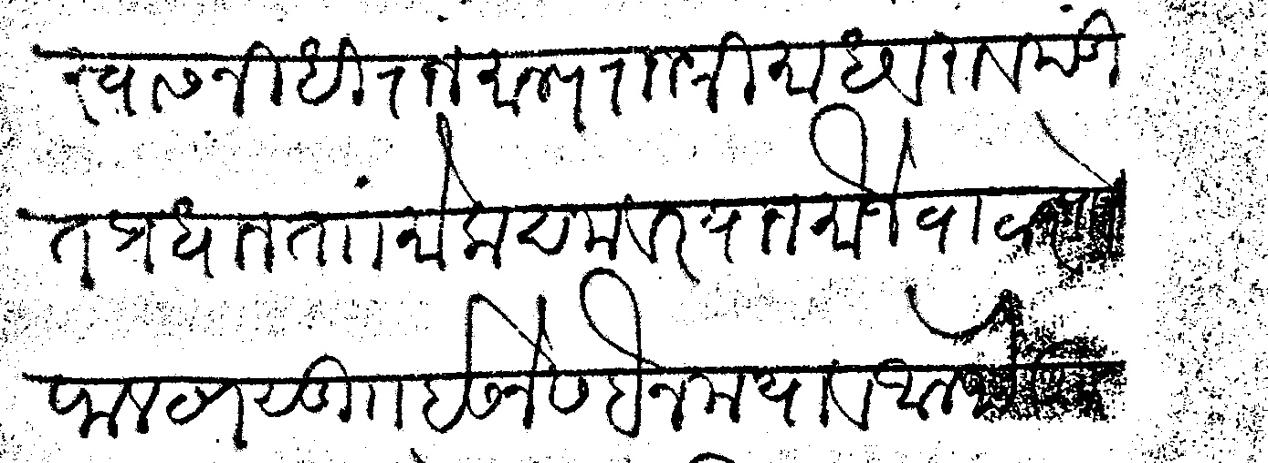
#> input picture showcase/images/MT-001.png, 1268 x 463 px
$ python -i segment.py   (imports and definitions only)
#> lines starting #> are read from the running program, lines starting #| are printed output that depends on the picture; after the words box and inside, x2 and y2 are one past the last pixel; in counts of white or black regions, pixels touching at a corner belong together
#> in segment_lines, gray is the input picture: shape (463, 1268); min 0, max 255, mean 215.4
### backend/config.py
import os
from pathlib import Path

from dotenv import load_dotenv

# Base directories
BACKEND_DIR = Path(__file__).resolve().parent
PROJECT_ROOT = BACKEND_DIR.parent

# Load project .env (COLAB_ENDPOINT_URL, INFERENCE_MODE, ...) if present.
load_dotenv(PROJECT_ROOT / ".env")
DATA_DIR = PROJECT_ROOT / "data"
RAW_DATA_DIR = DATA_DIR / "raw"
PROCESSED_DATA_DIR = DATA_DIR / "processed"
OUTPUTS_DIR = DATA_DIR / "outputs"
EVALUATION_DIR = DATA_DIR / "evaluation"

# Database
DATABASE_URL = os.getenv("DATABASE_URL", f"sqlite:///{PROJECT_ROOT}/lipilens.db")

# CORS Origins
CORS_ORIGINS = [
    "http://localhost:5173",
    "http://127.0.0.1:5173",
    "http://localhost:3000",
    "http://127.0.0.1:3000",
]

# File Upload Limits
MAX_UPLOAD_SIZE_BYTES = 20 * 1024 * 1024  # 20 MB

# Inference configuration
INFERENCE_MODE = os.getenv("INFERENCE_MODE", "local")  # "local" | "colab"
BASE_MODEL_NAME = os.getenv("BASE_MODEL_NAME", "Qwen/Qwen2.5-VL-3B-Instruct")
LORA_ADAPTER_NAME = os.getenv("LORA_ADAPTER_NAME", "lgtk/qwen25vl-3b-modi-synth-lora")
# `.env` values are routinely written as `KEY= value`, and a trailing slash on
# a tunnel URL produces `//health` downstream. Both would look like an
# unreachable endpoint rather than a typo, so normalise once here.
COLAB_ENDPOINT_URL = os.getenv("COLAB_ENDPOINT_URL", "").strip().rstrip("/")

# Transcribe one text line at a time instead of a whole page. Costs no GPU
# (segmentation is OpenCV) and multiplies visual tokens per character.
#
# Default OFF, deliberately. Segmentation was introduced to raise the visual
# token budget, but measured against expert references it made accuracy far
# worse (mean CER 0.345 -> 0.794 on single-column pages) because the band
# detector cuts ascenders and matras off each line and then feeds the model
# anonymous slivers. Whole-page transcription is the configuration the accuracy
# numbers in the README were measured with. Set SEGMENT_LINES=1 to re-enable.
SEGMENT_LINES = os.getenv("SEGMENT_LINES", "0").strip().lower() not in (
    "0", "false", "no", "off"
)
# Pixel budget handed to the Qwen2.5-VL processor. 512*28*28 starves a full
# page (~0.5 visual tokens per character); 1280*28*28 is within the model's
# documented range for document OCR. Must match the value the Colab server
# uses, or it will silently re-downscale the upscaled line crops.
MAX_MODEL_PIXELS = int(os.getenv("MAX_MODEL_PIXELS", 1280 * 28 * 28))

# --- Inference decoding knobs (read at call time so the eval harness can vary
# --- them without reloading the model) -------------------------------
# Greedy decoding on a 3B model falls into loops ("X Y X Y") when a line is
# hard to read; 1.0 disables the guard. The published adapter lists
# hallucination loops as a known failure mode.
REPETITION_PENALTY = float(os.getenv("REPETITION_PENALTY", "1.05"))
# Devanagari runs ~1 token per character, and MoDeTrans lines reach 254 tokens,
# so the previous 256 cap had almost no headroom and would silently truncate.
MAX_NEW_TOKENS = int(os.getenv("MAX_NEW_TOKENS", "512"))
# max_pixels is a ceiling, not a target: a page already under the budget is
# passed through untouched, so raising the budget alone buys nothing. Upscaling
# the image first is what actually adds visual tokens per character. 1.0 = off.
MODEL_UPSCALE = float(os.getenv("MODEL_UPSCALE", "1.0"))

# --- Inference levers, all read at call time (read before changing them) ---
# Greedy is one option; beam search costs wall-clock, not much VRAM.
NUM_BEAMS = int(os.getenv("NUM_BEAMS", "1"))
# bfloat16 is supported on sm_80+; fp16 is a cheap A/B on consumer cards.
COMPUTE_DTYPE = os.getenv("COMPUTE_DTYPE", "bfloat16").strip().lower()
# Merging the adapter into the base avoids a separate LoRA matmul per layer.
# DO NOT ENABLE THIS. Measured on 20 pages (LEVERS): CER 0.316 -> 1.064, worse
# than emitting nothing, and worse on 20/20 pages. PEFT's merge_adapter()
# dequantizes the base, adds the adapter and re-quantizes the sum, so a QLoRA
# adapter ends up merged into weights it was never fitted against. Kept as a
# knob only so the experiment is reproducible.
MERGE_LORA = os.getenv("MERGE_LORA", "0").strip().lower() in (
    "1", "true", "yes", "on")

# Pinned revisions (verified via HF API 2026-09-17). Part of the transcription
# cache key: a server-side model update must never serve stale cached text.
BASE_MODEL_REVISION = os.getenv(
    "BASE_MODEL_REVISION", "66285546d2b821cf421d4f5eb2576359d3770cd3")
LORA_REVISION = os.getenv(
    "LORA_REVISION", "5b9957d4755070ad25752517002c8773f2753e76")

### backend/services/transcription/segment.py
"""Text-line segmentation and upscaling for vision-language transcription.

Splitting a page into text lines was introduced to raise the visual-token
budget: a page spends its whole pixel allowance on hundreds of characters, so
one line gets many more tokens per character. Measured against expert
references it made accuracy *worse* (mean CER 0.345 -> 0.794 on
single-column MoDeTrans pages), for two reasons this module now guards against:

1. Thresholding the ink profile with Otsu keeps only the densest core of each
   line. Modi matras, ascenders and the anusvāra live above and below that
   core, so they were cropped away — and the adapter's dominant error is
   already deletions (46%). Bands are now padded to recover the full extent.
2. Upscaling a thin band to a target height produced 23:1-40:1 slivers at the
   pixel budget, far outside anything Qwen2.5-VL saw in training. Upscaling is
   now bounded by the band aspect ratio as well as the budget.

Segmentation is therefore OFF by default (see backend/config.py); this module
is still used when SEGMENT_LINES=1.

Pure OpenCV/numpy: no GPU, no new dependency.
"""

import logging
from pathlib import Path

import cv2
import numpy as np

logger = logging.getLogger(__name__)

MIN_BAND_PX = 10
BAND_GAP_MERGE_PX = 8
MIN_INK_COLUMNS = 12
MAX_LINES = 24
MAX_UPSCALE = 3.0
MIN_UPSCALE = 1.0
TARGET_BAND_HEIGHT = 220
PAD_X = 12
PAD_Y = 10

# A row counts as "on the line" when it holds at least this fraction of the
# page's peak ink. Low enough to keep matras and ascenders, high enough to stay
# clear of the inter-line gutter.
LINE_INK_RATIO = 0.18
# Vertical padding around a detected band, as a fraction of the band's own
# height, to put back the ascenders/matras the profile threshold discards.
BAND_HEIGHT_PAD_RATIO = 0.35
# A text line is naturally wide (a MoDeTrans line is ~20:1). Beyond this the
# crop is mostly whitespace or a fragment, and upscaling it produces a sliver
# the vision encoder cannot use.
MAX_BAND_ASPECT = 32.0


def pixel_budget() -> int:
    """Pixel budget from config, so one knob controls model and segmentation."""
    try:
        from backend import config as app_config

        return int(app_config.MAX_MODEL_PIXELS)
    except Exception:  # noqa: BLE001 - standalone use must still work
        return 1280 * 28 * 28


def _ink_mask(gray: np.ndarray) -> np.ndarray:
    _, bw = cv2.threshold(gray, 0, 255, cv2.THRESH_BINARY_INV + cv2.THRESH_OTSU)
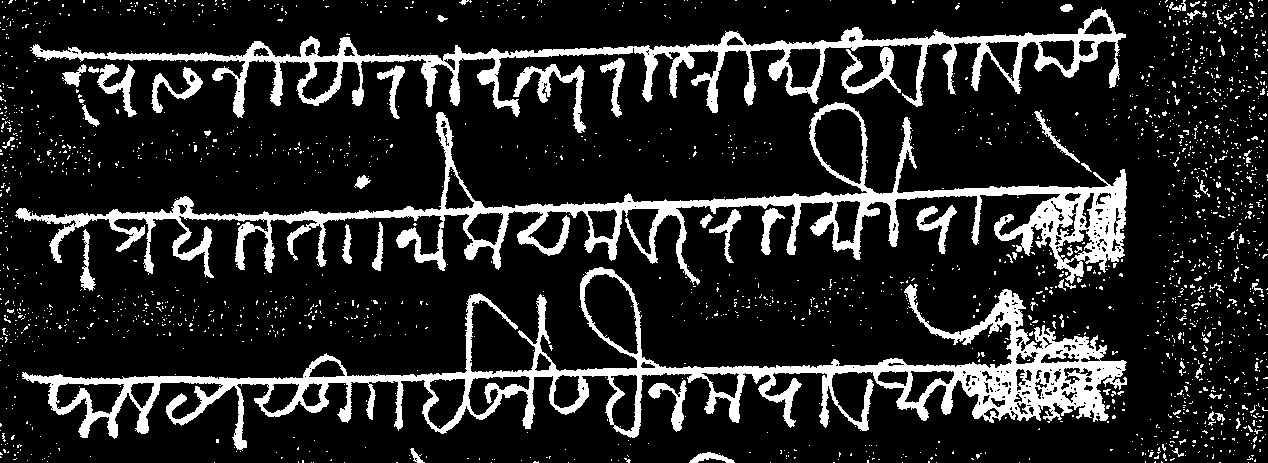
#> bw: shape (463, 1268); 15.4% white; 2071 white regions (1992 under 20 px), largest, box (x1, y1, x2, y2) and area: (22, 267, 1127, 451) 30430, (15, 102, 1127, 285) 25301, (30, 7, 1126, 118) 17174
    return bw


def find_text_bands(gray: np.ndarray) -> list[tuple[int, int]]:
    """Return (top, bottom) row ranges of each horizontal run of text.

    A row joins a line when its ink count reaches LINE_INK_RATIO of the page
    peak. Otsu on the profile (the previous rule) puts the cut so high that
    only the dense core of each line survives and the matras above and below it
    are cut away.
    """
    bw = _ink_mask(gray)
    bw = cv2.morphologyEx(bw, cv2.MORPH_CLOSE, np.ones((1, 9), np.uint8))
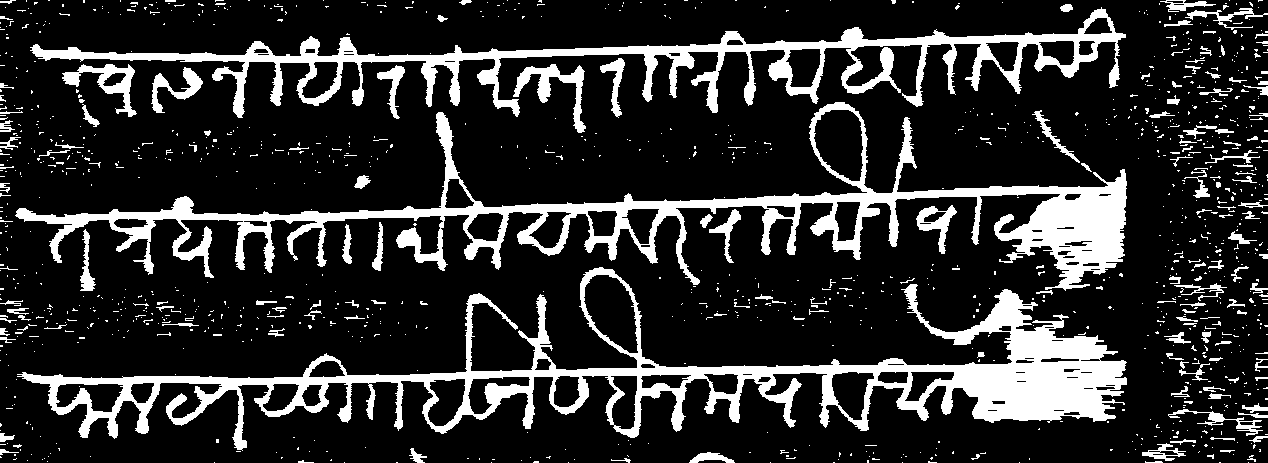
#> bw: shape (463, 1268); 18% white; 1243 white regions (1084 under 20 px), largest, box (x1, y1, x2, y2) and area: (17, 267, 1127, 451) 36212, (15, 102, 1127, 291) 29669, (30, 7, 1126, 118) 19689
    profile = (bw > 0).sum(axis=1).astype(np.uint8)
#> profile = 463 values, max 253 at index 64, min 0 at index 378, mean 112.2

    peak = int(profile.max())
#> peak = 253
    if peak == 0:
        return []
    cut = max(1, int(peak * LINE_INK_RATIO))
#> cut = 45
    # Bridge the sparse rows *within* a line (between characters and matras)
    # without bridging the clear gutter between two lines.
    active = (profile >= cut).astype(np.uint8)
#> active = 463 values, max 1 at index 0, min 0 at index 21, mean 0.896
    bridge = max(3, int(peak * 0.02))
#> bridge = 5
    active = cv2.morphologyEx(
        active.reshape(-1, 1), cv2.MORPH_CLOSE, np.ones((bridge, 1), np.uint8)
    ).ravel()
#> active = 463 values, max 1 at index 0, min 0 at index 83, mean 0.965
    active = active > 0

    raw: list[tuple[int, int]] = []
    start = None
    for i, on in enumerate(active):
        if on and start is None:
            start = i
        elif not on and start is not None:
            if i - start >= MIN_BAND_PX:
                raw.append((start, i))
            start = None
#> after the loop, raw = [(0, 83), (93, 250)]; start = 256
    if start is not None and len(active) - start >= MIN_BAND_PX:
        raw.append((start, len(active)))

    merged: list[tuple[int, int]] = []
    for band in raw:
        if merged and band[0] - merged[-1][1] <= BAND_GAP_MERGE_PX:
            merged[-1] = (merged[-1][0], band[1])
        else:
            merged.append((band[0], band[1]))
#> this loop made 3 passes
#> band on passes 1 to 3: (0, 83), (93, 250), (256, 463)
#> after the loop, merged = [(0, 83), (93, 463)]
    return merged


def _scale_for(band_w: int, band_h: int) -> float:
    """Upscale factor for a band, bounded by budget, height and aspect ratio."""
    px = band_w * band_h
    by_budget = (pixel_budget() / px) ** 0.5 if px else 1.0
    by_height = TARGET_BAND_HEIGHT / band_h if band_h else 1.0
    # Upscaling cannot fix a band that is already too wide and flat: it would
    # only stretch it further into a sliver.
    by_aspect = MAX_BAND_ASPECT * band_h / band_w if band_w else 1.0
    scale = min(by_budget, by_height, by_aspect)
    return max(MIN_UPSCALE, min(MAX_UPSCALE, scale))


def segment_lines(image_path: str | Path) -> list[np.ndarray]:
    """Split a page into upscaled text-line images, ready for the model."""
    gray = cv2.imread(str(image_path), cv2.IMREAD_GRAYSCALE)
    if gray is None:
        logger.warning("segment_lines: unreadable image %s", image_path)
        return []

    bands = find_text_bands(gray)
#> bands = [(0, 83), (93, 463)]
    height, width = gray.shape
    if not bands or len(bands) > MAX_LINES:
        logger.info("segment_lines: %d bands (out of range) - using whole page",
                    len(bands))
        return [gray]

    lines: list[np.ndarray] = []
    for top, bottom in bands:
        band_h = bottom - top
        # Recover the ink the profile threshold dropped above and below the
        # core: matras, ascenders and the anusvara.
        pad = max(PAD_Y, int(round(band_h * BAND_HEIGHT_PAD_RATIO)))
        top_p = max(0, top - pad)
        bottom_p = min(height, bottom + pad)
        cols = np.where((gray[top_p:bottom_p] < 200).any(axis=0))[0]
        if len(cols) < MIN_INK_COLUMNS:
            continue
        left = max(0, int(cols.min()) - PAD_X)
        right = min(width, int(cols.max()) + PAD_X)
        crop = gray[top_p:bottom_p, left:right]
        if crop.size == 0:
            continue
        scale = _scale_for(crop.shape[1], crop.shape[0])
        if scale > 1.01:
            crop = cv2.resize(
                crop, None, fx=scale, fy=scale, interpolation=cv2.INTER_CUBIC
            )
        lines.append(crop)
#> this loop made 2 passes
#> (top, bottom, band_h, pad, top_p, bottom_p, left, right) on pass 1: (0, 83, 83, 29, 0, 112, 0, 1268)
#> pass 1, in segment_lines, `crop = gray[top_p:bottom_p, left:right]`:
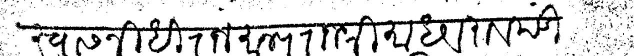
#> crop: shape (112, 1268) (shown at 1/2 size); min 0, max 255, mean 211.8
#> pass 1, in segment_lines, `crop = cv2.resize( crop, None, fx=scale, fy=scale, interpolation=cv2.I..`:
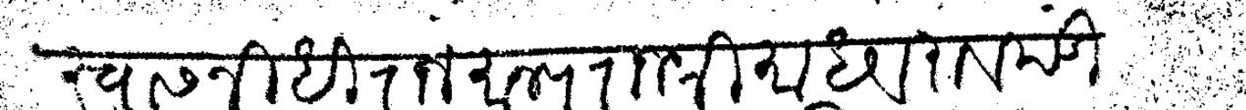
#> crop: shape (220, 2491) (shown at 1/2 size); min 0, max 255, mean 211.7
#> after the loop, lines = 2 items

    if not lines:
        return [gray]

    logger.info("segment_lines: %d bands -> %d lines (page %dx%d)",
                len(bands), len(lines), width, height)
    return lines


# [8 lines left out: function write_lines, not called in this run]

>>> result = segment_lines('../../../showcase/images/MT-001.png')
#> result = 2 items

$ run again, on showcase/images/MT-002.png
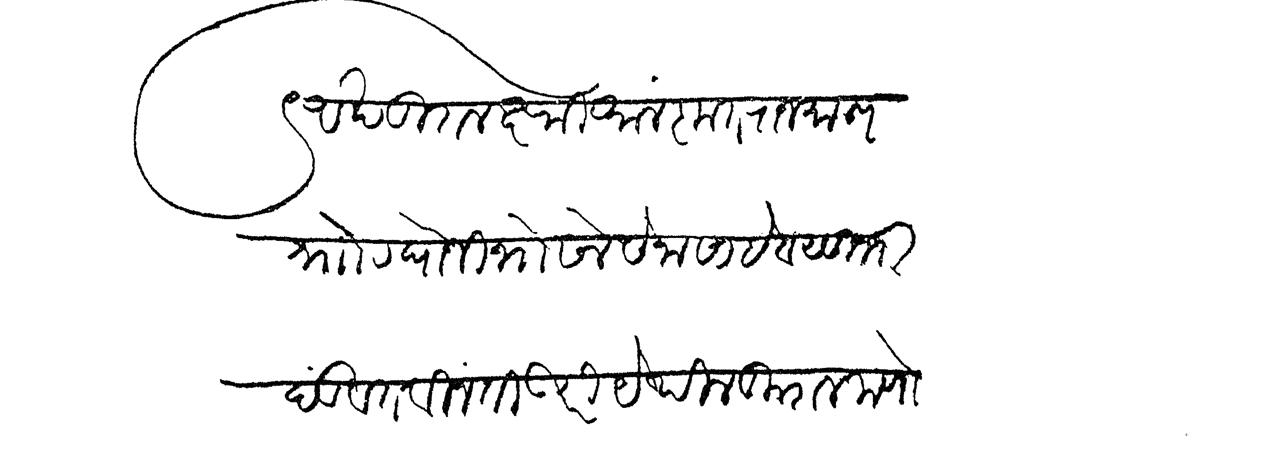
#> input picture showcase/images/MT-002.png, 1268 x 463 px
#> in segment_lines, gray is the input picture: shape (463, 1268); min 0, max 255, mean 242.7
#> in find_text_bands, `bw = cv2.morphologyEx(bw, cv2.MORPH_CLOSE, np.ones((1, 9), np.uint8))`:
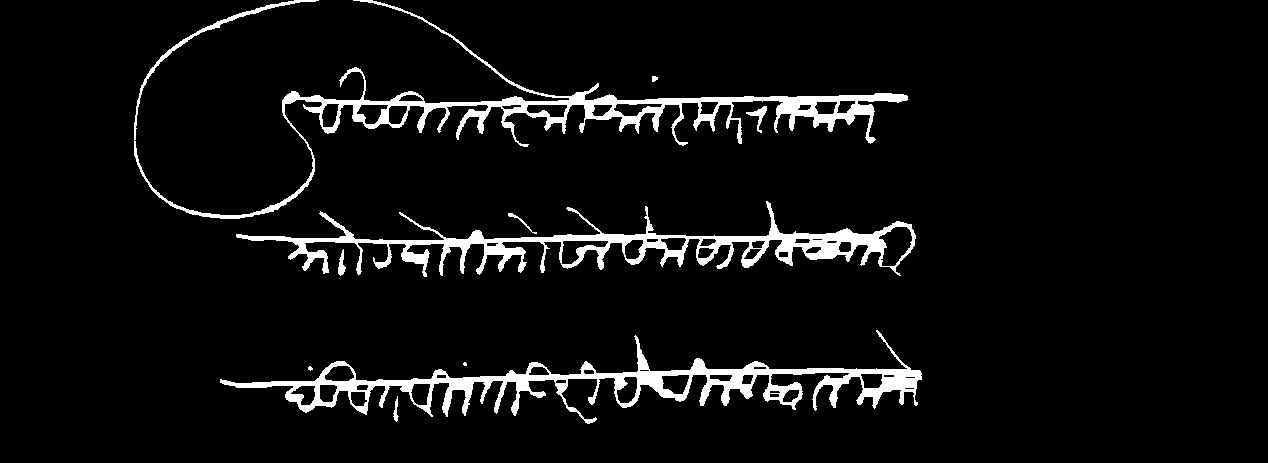
#> bw: shape (463, 1268); 5.7% white; 10 white regions (2 under 20 px), largest, box (x1, y1, x2, y2) and area: (134, 0, 908, 219) 11461, (220, 330, 922, 424) 11245, (236, 201, 916, 277) 9990
#> profile = 463 values, max 255 at index 253, min 0 at index 277, mean 49.01
#> peak = 255
#> cut = 45
#> in find_text_bands, `active = (profile >= cut).astype(np.uint8)`: active = 463 values, max 1 at index 0, min 0 at index 2, mean 0.294
#> bridge = 5
#> in find_text_bands, `active = cv2.morphologyEx( active.reshape(-1, 1), cv2.MORPH_CLOSE, np...`: active = 463 values, max 1 at index 0, min 0 at index 2, mean 0.317
#> the loop in find_text_bands, `for i, on in enumerate(active):` made 463 passes
#> on on passes 1 to 8: True, True, False, False, False, False, False, False
#> after the loop in find_text_bands, `for i, on in enumerate(active):`: raw = [(92, 133), (224, 272), (362, 412)]
#> the loop in find_text_bands, `for band in raw:` made 3 passes
#> the loop in segment_lines, `for top, bottom in bands:` made 3 passes
#> (top, bottom, band_h, pad, top_p, bottom_p, left, right) on passes 2 to 3: (224, 272, 48, 17, 207, 289, 162, 927), (362, 412, 50, 18, 344, 430, 208, 933)
#> pass 2, in segment_lines, `crop = cv2.resize( crop, None, fx=scale, fy=scale, interpolation=cv2.I..`:
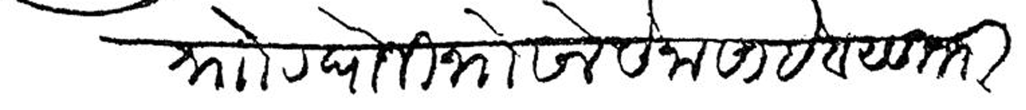
#> crop: shape (220, 2052) (shown at 1/2 size); min 0, max 255, mean 218.7
#> after the loop in segment_lines, `for top, bottom in bands:`: lines = 3 items
